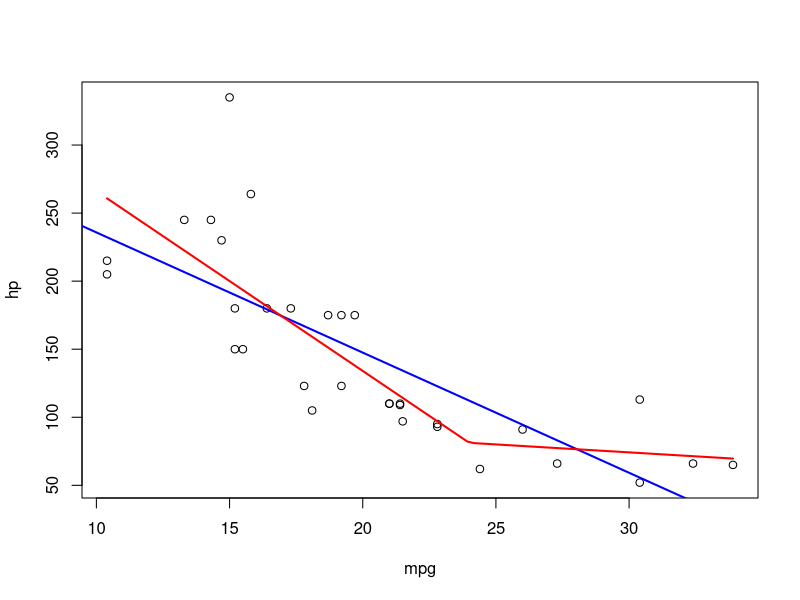

Reproduce this figure in R.
## ---- chunk 1
knitr::opts_chunk$set(echo = FALSE)
## ---- chunk 2
model1 <- lm(hp~mpg,data=mtcars)
breakpoint <- 24
mtcars$spline  <- ifelse(mtcars$mpg - breakpoint > 0, mtcars$mpg - breakpoint, 0)
model2 <- lm(hp~mpg+spline,data=mtcars)

plot(mtcars$mpg,mtcars$hp,xlab="mpg",ylab="hp")
abline(model1,col="blue",lwd=2)
r <- range(mtcars$mpg)
s <- seq(r[1],r[2],length.out=100)
newdata=data.frame(mpg=s,spline=ifelse(s - breakpoint > 0, s - breakpoint,0))
modlines <- predict(model2,newdata)
lines(s,modlines,col="red",lwd=2)

print(paste("RMSE Linear Model:",sqrt(mean(model1$residuals^2))))
print(paste("RMSE Linear Model with Spline Term:",sqrt(mean(model2$residuals^2))))
